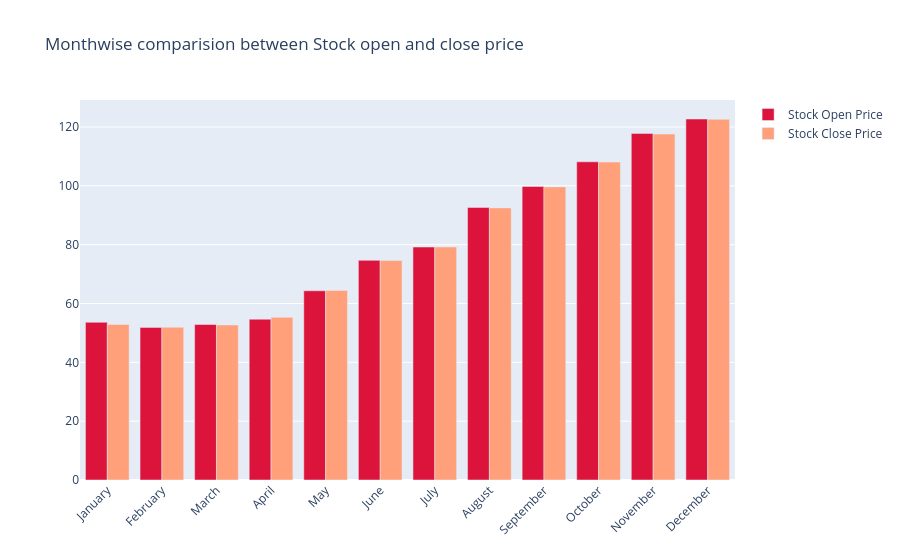

Notebook source saved alongside this figure:
### Code cell
fig = go.Figure()

fig.add_trace(go.Bar(
    x=monthvise.index,
    y=monthvise['open'],
    name='Stock Open Price',
    marker_color='crimson'
))
fig.add_trace(go.Bar(
    x=monthvise.index,
    y=monthvise['close'],
    name='Stock Close Price',
    marker_color='lightsalmon'
))

fig.update_layout(barmode='group', xaxis_tickangle=-45,
                  title='Monthwise comparision between Stock open and close price')
fig.show()

### Figure 1 — Plotly figure (JSON) as saved in the notebook; plotly's stock layout.template omitted (floating-point values rounded to 4 significant figures)
{"data": [{"marker": {"color": "crimson"}, "name": "Stock Open Price", "x": ["January", "February", "March", "April", "May", "June", "July", "August", "September", "October", "November", "December"], "y": [53.61, 51.88, 52.85, 54.66, 64.32, 74.66, 79.2, 92.65, 99.78, 108.2, 117.8, 122.7], "type": "bar"}, {"marker": {"color": "lightsalmon"}, "name": "Stock Close Price", "x": ["January", "February", "March", "April", "May", "June", "July", "August", "September", "October", "November", "December"], "y": [52.88, 51.92, 52.7, 55.29, 64.43, 74.61, 79.23, 92.5, 99.64, 108.1, 117.6, 122.6], "type": "bar"}], "layout": {"xaxis": {"tickangle": -45}, "barmode": "group", "title": {"text": "Monthwise comparision between Stock open and close price"}}}
